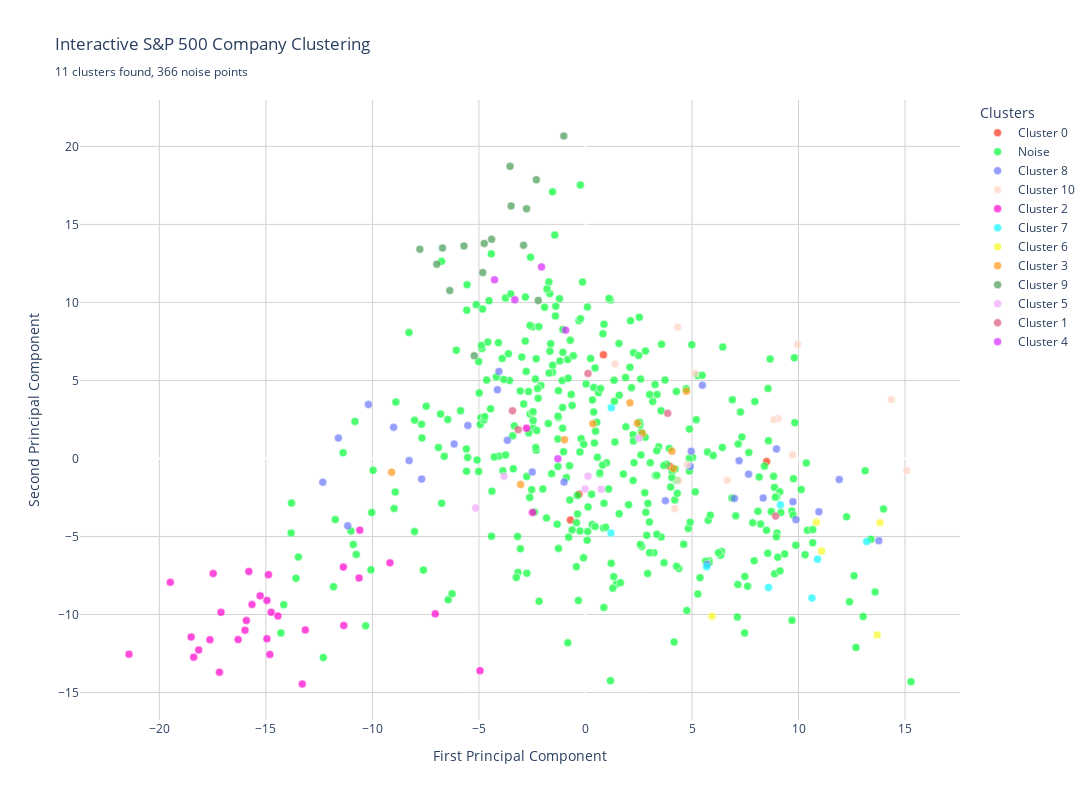

Write notebook code for a chart like this one.
### Code cell
import plotly.express as px
import plotly.graph_objects as go

# Use the 2D PCA projection from before (or recreate if needed)
if 'embeddings_2d' not in locals():
    pca_2d = PCA(n_components=2, random_state=42)
    embeddings_2d = pca_2d.fit_transform(embeddings_scaled)

# Add 2D coordinates to dataframe
df_ready['PC1'] = embeddings_2d[:, 0]
df_ready['PC2'] = embeddings_2d[:, 1]

# Create hover text with company info
df_ready['hover_text'] = (
    df_ready['Security'] + ' (' + df_ready['Symbol'] + ')' +
    '<br>Cluster: ' + df_ready['Cluster'].astype(str)
)

# Convert cluster to string for better color mapping
df_ready['Cluster_Label'] = df_ready['Cluster'].apply(
    lambda x: 'Noise' if x == -1 else f'Cluster {x}'
)

# Create interactive scatter plot
fig = px.scatter(
    df_ready,
    x='PC1',
    y='PC2',
    color='Cluster_Label',
    hover_name='Security',
    hover_data={
        'Symbol': True,
        'Cluster': True,
        'PC1': False,
        'PC2': False,
        'Cluster_Label': False
    },
    title=f'Interactive S&P 500 Company Clustering<br><sub>{n_clusters} clusters found, {n_noise} noise points</sub>',
    labels={'PC1': 'First Principal Component', 'PC2': 'Second Principal Component'},
    color_discrete_sequence=px.colors.qualitative.Light24,
    width=1200,
    height=800
)

# Customize markers
fig.update_traces(
    marker=dict(size=8, line=dict(width=0.5, color='white')),
    opacity=0.7
)

# Update layout
fig.update_layout(
    hovermode='closest',
    plot_bgcolor='white',
    legend_title_text='Clusters',
    font=dict(size=12),
    xaxis=dict(showgrid=True, gridcolor='lightgray'),
    yaxis=dict(showgrid=True, gridcolor='lightgray')
)

# Show the plot
fig.show()

# Optional: Save as HTML for sharing
fig.write_html("sp500_clustering_interactive.html")
print("✅ Saved interactive plot to sp500_clustering_interactive.html")

### Figure 1 — Plotly figure (JSON) as saved in the notebook; plotly's stock layout.template omitted (floating-point values rounded to 4 significant figures; data arrays with more than 128 entries replaced by an {"elided": "..."} marker saying what was removed)
{"data": [{"customdata": [["MMM", 0, "Cluster 0"], ["MLM", 0, "Cluster 0"], ["MHK", 0, "Cluster 0"], ["MOS", 0, "Cluster 0"], ["MSCI", 0, "Cluster 0"]], "hovertemplate": "<b>%{hovertext}</b><br><br>Symbol=%{customdata[0]}<br>Cluster=%{customdata[1]}<extra></extra>", "hovertext": ["3M", "Martin Marietta Materials", "Mohawk Industries", "Mosaic Company (The)", "MSCI Inc."], "legendgroup": "Cluster 0", "marker": {"color": "#FD3216", "line": {"color": "white", "width": 0.5}, "size": 8, "symbol": "circle"}, "mode": "markers", "name": "Cluster 0", "opacity": 0.7, "orientation": "v", "showlegend": true, "type": "scatter", "x": [8.504, -0.7045, 3.949, -0.3027, 0.8422], "xaxis": "x", "y": [-0.2014, -3.943, -0.5031, -2.29, 6.643], "yaxis": "y"}, {"customdata": {"elided": "366x3 mixed values"}, "hovertemplate": "<b>%{hovertext}</b><br><br>Symbol=%{customdata[0]}<br>Cluster=%{customdata[1]}<extra></extra>", "hovertext": {"elided": "366 str values"}, "legendgroup": "Noise", "marker": {"color": "#00FE35", "line": {"color": "white", "width": 0.5}, "size": 8, "symbol": "circle"}, "mode": "markers", "name": "Noise", "opacity": 0.7, "orientation": "v", "showlegend": true, "type": "scatter", "x": {"elided": "366 float values"}, "xaxis": "x", "y": {"elided": "366 float values"}, "yaxis": "y"}, {"customdata": [["ABT", 8, "Cluster 8"], ["AMT", 8, "Cluster 8"], ["BAX", 8, "Cluster 8"], ["BDX", 8, "Cluster 8"], ["TECH", 8, "Cluster 8"], ["BIIB", 8, "Cluster 8"], ["COO", 8, "Cluster 8"], ["CSGP", 8, "Cluster 8"], ["CCI", 8, "Cluster 8"], ["EQR", 8, "Cluster 8"], ["ESS", 8, "Cluster 8"], ["EXR", 8, "Cluster 8"], ["FRT", 8, "Cluster 8"], ["HST", 8, "Cluster 8"], ["ISRG", 8, "Cluster 8"], ["IQV", 8, "Cluster 8"], ["LH", 8, "Cluster 8"], ["MRK", 8, "Cluster 8"], ["MRNA", 8, "Cluster 8"], ["PSA", 8, "Cluster 8"], ["DGX", 8, "Cluster 8"], ["O", 8, "Cluster 8"], ["REG", 8, "Cluster 8"], ["REGN", 8, "Cluster 8"], ["RVTY", 8, "Cluster 8"], ["UDR", 8, "Cluster 8"], ["VTR", 8, "Cluster 8"], ["VRTX", 8, "Cluster 8"], ["WELL", 8, "Cluster 8"]], "hovertemplate": "<b>%{hovertext}</b><br><br>Symbol=%{customdata[0]}<br>Cluster=%{customdata[1]}<extra></extra>", "hovertext": ["Abbott Laboratories", "American Tower", "Baxter International", "Becton Dickinson", "Bio-Techne", "Biogen", "Cooper Companies (The)", "CoStar Group", "Crown Castle", "Equity Residential", "Essex Property Trust", "Extra Space Storage", "Federal Realty Investment Trust", "Host Hotels & Resorts", "Intuitive Surgical", "IQVIA", "Labcorp", "Merck & Co.", "Moderna", "Public Storage", "Quest Diagnostics", "Realty Income", "Regency Centers", "Regeneron Pharmaceuticals", "Revvity", "UDR, Inc.", "Ventas", "Vertex Pharmaceuticals", "Welltower"], "legendgroup": "Cluster 8", "marker": {"color": "#6A76FC", "line": {"color": "white", "width": 0.5}, "size": 8, "symbol": "circle"}, "mode": "markers", "name": "Cluster 8", "opacity": 0.7, "orientation": "v", "showlegend": true, "type": "scatter", "x": [11.91, -2.499, 7.212, 9.88, 10.96, 9.74, 4.917, -4.134, -5.52, -12.33, -11.16, -7.689, -10.19, -4.061, 13.77, 7.656, 5.486, 4.961, 8.965, -6.164, 6.991, -9.005, -11.6, 3.751, 5.708, -8.277, -1.004, 8.341, -3.666], "xaxis": "x", "y": [-1.348, -0.868, -0.146, -3.921, -3.415, -2.773, -0.5117, 4.402, 2.115, -1.517, -4.318, -1.323, 3.458, 5.578, -5.268, -1.004, 4.691, 0.4588, 0.604, 0.9318, -2.566, 1.997, 1.309, -2.71, -6.79, -0.1344, -1.514, -2.534, 1.16], "yaxis": "y"}, {"customdata": [["ADBE", 10, "Cluster 10"], ["GOOGL", 10, "Cluster 10"], ["GOOG", 10, "Cluster 10"], ["AMZN", 10, "Cluster 10"], ["AAPL", 10, "Cluster 10"], ["FFIV", 10, "Cluster 10"], ["FDS", 10, "Cluster 10"], ["FIS", 10, "Cluster 10"], ["FI", 10, "Cluster 10"], ["NTAP", 10, "Cluster 10"], ["CRM", 10, "Cluster 10"], ["NOW", 10, "Cluster 10"], ["SYF", 10, "Cluster 10"], ["WDAY", 10, "Cluster 10"]], "hovertemplate": "<b>%{hovertext}</b><br><br>Symbol=%{customdata[0]}<br>Cluster=%{customdata[1]}<extra></extra>", "hovertext": ["Adobe Inc.", "Alphabet Inc. (Class A)", "Alphabet Inc. (Class C)", "Amazon", "Apple Inc.", "F5, Inc.", "FactSet", "Fidelity National Information Services", "Fiserv", "NetApp", "Salesforce", "ServiceNow", "Synchrony Financial", "Workday, Inc."], "legendgroup": "Cluster 10", "marker": {"color": "#FED4C4", "line": {"color": "white", "width": 0.5}, "size": 8, "symbol": "circle"}, "mode": "markers", "name": "Cluster 10", "opacity": 0.7, "orientation": "v", "showlegend": true, "type": "scatter", "x": [15.08, 9.95, 9.954, 9.043, 14.35, 8.848, 4.772, 4.331, 5.136, 4.187, 9.722, 4.373, 1.395, 6.65], "xaxis": "x", "y": [-0.7753, 7.306, 7.309, 2.557, 3.765, 2.49, -0.3934, 8.416, 5.46, -3.216, 0.2328, -1.422, 6.06, -1.404], "yaxis": "y"}, {"customdata": [["AES", 2, "Cluster 2"], ["LNT", 2, "Cluster 2"], ["AEE", 2, "Cluster 2"], ["AEP", 2, "Cluster 2"], ["AWK", 2, "Cluster 2"], ["ATO", 2, "Cluster 2"], ["BKR", 2, "Cluster 2"], ["CNP", 2, "Cluster 2"], ["CMS", 2, "Cluster 2"], ["COP", 2, "Cluster 2"], ["ED", 2, "Cluster 2"], ["CEG", 2, "Cluster 2"], ["CTRA", 2, "Cluster 2"], ["DVN", 2, "Cluster 2"], ["D", 2, "Cluster 2"], ["DTE", 2, "Cluster 2"], ["DUK", 2, "Cluster 2"], ["EIX", 2, "Cluster 2"], ["EMR", 2, "Cluster 2"], ["ETR", 2, "Cluster 2"], ["EOG", 2, "Cluster 2"], ["EVRG", 2, "Cluster 2"], ["ES", 2, "Cluster 2"], ["EXC", 2, "Cluster 2"], ["EXE", 2, "Cluster 2"], ["FE", 2, "Cluster 2"], ["NEE", 2, "Cluster 2"], ["NRG", 2, "Cluster 2"], ["OXY", 2, "Cluster 2"], ["SLB", 2, "Cluster 2"], ["WEC", 2, "Cluster 2"], ["XEL", 2, "Cluster 2"]], "hovertemplate": "<b>%{hovertext}</b><br><br>Symbol=%{customdata[0]}<br>Cluster=%{customdata[1]}<extra></extra>", "hovertext": ["AES Corporation", "Alliant Energy", "Ameren", "American Electric Power", "American Water Works", "Atmos Energy", "Baker Hughes", "CenterPoint Energy", "CMS Energy", "ConocoPhillips", "Consolidated Edison", "Constellation Energy", "Coterra", "Devon Energy", "Dominion Energy", "DTE Energy", "Duke Energy", "Edison International", "Emerson Electric", "Entergy", "EOG Resources", "Evergy", "Eversource Energy", "Exelon", "Expand Energy", "FirstEnergy", "NextEra Energy", "NRG Energy", "Occidental Petroleum", "Schlumberger", "WEC Energy Group", "Xcel Energy"], "legendgroup": "Cluster 2", "marker": {"color": "#FE00CE", "line": {"color": "white", "width": 0.5}, "size": 8, "symbol": "circle"}, "mode": "markers", "name": "Cluster 2", "opacity": 0.7, "orientation": "v", "showlegend": true, "type": "scatter", "x": [-7.052, -10.63, -15.8, -14.95, -9.176, -17.18, -2.486, -17.11, -15.98, -10.59, -14.88, -15.65, -14.81, -14.95, -15.27, -13.29, -17.47, -11.35, -4.949, -18.15, -14.44, -18.39, -16.3, -14.75, -21.43, -19.49, -15.92, -18.51, -11.37, -2.769, -13.15, -17.63], "xaxis": "x", "y": [-9.958, -7.661, -7.24, -9.097, -6.686, -13.7, -3.461, -9.863, -11.01, -4.593, -7.446, -9.361, -12.56, -11.56, -8.805, -14.45, -7.372, -10.7, -13.6, -12.28, -10.09, -12.73, -11.61, -9.858, -12.54, -7.936, -10.39, -11.44, -6.963, 1.943, -10.99, -11.62], "yaxis": "y"}, {"customdata": [["ALGN", 7, "Cluster 7"], ["TDY", 7, "Cluster 7"], ["TXN", 7, "Cluster 7"], ["TXT", 7, "Cluster 7"], ["TJX", 7, "Cluster 7"], ["TTD", 7, "Cluster 7"], ["TRMB", 7, "Cluster 7"], ["TYL", 7, "Cluster 7"]], "hovertemplate": "<b>%{hovertext}</b><br><br>Symbol=%{customdata[0]}<br>Cluster=%{customdata[1]}<extra></extra>", "hovertext": ["Align Technology", "Teledyne Technologies", "Texas Instruments", "Textron", "TJX Companies", "Trade Desk (The)", "Trimble Inc.", "Tyler Technologies"], "legendgroup": "Cluster 7", "marker": {"color": "#0DF9FF", "line": {"color": "white", "width": 0.5}, "size": 8, "symbol": "circle"}, "mode": "markers", "name": "Cluster 7", "opacity": 0.7, "orientation": "v", "showlegend": true, "type": "scatter", "x": [13.2, 8.59, 10.63, 1.197, 1.211, 9.15, 10.89, 5.685], "xaxis": "x", "y": [-5.326, -8.262, -8.947, -4.773, 3.243, -2.967, -6.456, -6.941], "yaxis": "y"}, {"customdata": [["AMAT", 6, "Cluster 6"], ["KLAC", 6, "Cluster 6"], ["MCHP", 6, "Cluster 6"], ["ON", 6, "Cluster 6"], ["SMCI", 6, "Cluster 6"]], "hovertemplate": "<b>%{hovertext}</b><br><br>Symbol=%{customdata[0]}<br>Cluster=%{customdata[1]}<extra></extra>", "hovertext": ["Applied Materials", "KLA Corporation", "Microchip Technology", "ON Semiconductor", "Supermicro"], "legendgroup": "Cluster 6", "marker": {"color": "#F6F926", "line": {"color": "white", "width": 0.5}, "size": 8, "symbol": "circle"}, "mode": "markers", "name": "Cluster 6", "opacity": 0.7, "orientation": "v", "showlegend": true, "type": "scatter", "x": [13.69, 11.08, 13.82, 5.938, 10.83], "xaxis": "x", "y": [-11.31, -5.927, -4.116, -10.12, -4.092], "yaxis": "y"}, {"customdata": [["BALL", 3, "Cluster 3"], ["CPB", 3, "Cluster 3"], ["HAS", 3, "Cluster 3"], ["HSY", 3, "Cluster 3"], ["HRL", 3, "Cluster 3"], ["KDP", 3, "Cluster 3"], ["MKC", 3, "Cluster 3"], ["PEP", 3, "Cluster 3"], ["PSX", 3, "Cluster 3"], ["SJM", 3, "Cluster 3"]], "hovertemplate": "<b>%{hovertext}</b><br><br>Symbol=%{customdata[0]}<br>Cluster=%{customdata[1]}<extra></extra>", "hovertext": ["Ball Corporation", "Campbell's Company (The)", "Hasbro", "Hershey Company (The)", "Hormel Foods", "Keurig Dr Pepper", "McCormick & Company", "PepsiCo", "Phillips 66", "J.M. Smucker Company (The)"], "legendgroup": "Cluster 3", "marker": {"color": "#FF9616", "line": {"color": "white", "width": 0.5}, "size": 8, "symbol": "circle"}, "mode": "markers", "name": "Cluster 3", "opacity": 0.7, "orientation": "v", "showlegend": true, "type": "scatter", "x": [2.675, 2.434, 4.736, 0.3462, 4.13, -3.044, 4.059, -0.9805, -9.099, 2.089], "xaxis": "x", "y": [1.603, 2.264, 4.307, 2.223, -0.6427, -1.673, 0.4667, 1.201, -0.89, 3.569], "yaxis": "y"}, {"customdata": [["BAC", 9, "Cluster 9"], ["BK", 9, "Cluster 9"], ["SCHW", 9, "Cluster 9"], ["CINF", 9, "Cluster 9"], ["CFG", 9, "Cluster 9"], ["FITB", 9, "Cluster 9"], ["HBAN", 9, "Cluster 9"], ["JPM", 9, "Cluster 9"], ["KEY", 9, "Cluster 9"], ["MTB", 9, "Cluster 9"], ["MS", 9, "Cluster 9"], ["PGR", 9, "Cluster 9"], ["RJF", 9, "Cluster 9"], ["STT", 9, "Cluster 9"], ["USB", 9, "Cluster 9"], ["WFC", 9, "Cluster 9"]], "hovertemplate": "<b>%{hovertext}</b><br><br>Symbol=%{customdata[0]}<br>Cluster=%{customdata[1]}<extra></extra>", "hovertext": ["Bank of America", "BNY Mellon", "Charles Schwab Corporation", "Cincinnati Financial", "Citizens Financial Group", "Fifth Third Bancorp", "Huntington Bancshares", "JPMorgan Chase", "KeyCorp", "M&T Bank", "Morgan Stanley", "Progressive Corporation", "Raymond James Financial", "State Street Corporation", "U.S. Bancorp", "Wells Fargo"], "legendgroup": "Cluster 9", "marker": {"color": "#479B55", "line": {"color": "white", "width": 0.5}, "size": 8, "symbol": "circle"}, "mode": "markers", "name": "Cluster 9", "opacity": 0.7, "orientation": "v", "showlegend": true, "type": "scatter", "x": [-1.017, -2.306, -2.908, -6.368, -6.711, -4.408, -4.822, -3.54, -6.979, -7.775, -3.491, -5.222, -2.216, -5.706, -4.751, -2.766], "xaxis": "x", "y": [20.66, 17.86, 13.67, 10.76, 13.49, 14.04, 11.91, 18.72, 12.45, 13.41, 16.18, 6.582, 10.13, 13.62, 13.78, 16.0], "yaxis": "y"}, {"customdata": [["CHD", 5, "Cluster 5"], ["CLX", 5, "Cluster 5"], ["CPRT", 5, "Cluster 5"], ["POOL", 5, "Cluster 5"], ["PLD", 5, "Cluster 5"], ["SHW", 5, "Cluster 5"]], "hovertemplate": "<b>%{hovertext}</b><br><br>Symbol=%{customdata[0]}<br>Cluster=%{customdata[1]}<extra></extra>", "hovertext": ["Church & Dwight", "Clorox", "Copart", "Pool Corporation", "Prologis", "Sherwin-Williams"], "legendgroup": "Cluster 5", "marker": {"color": "#EEA6FB", "line": {"color": "white", "width": 0.5}, "size": 8, "symbol": "circle"}, "mode": "markers", "name": "Cluster 5", "opacity": 0.7, "orientation": "v", "showlegend": true, "type": "scatter", "x": [-0.01362, 2.51, 0.1175, -5.153, -3.822, 0.7434], "xaxis": "x", "y": [-1.962, 1.297, -1.132, -3.177, -1.135, -1.973], "yaxis": "y"}, {"customdata": [["DRI", 1, "Cluster 1"], ["DPZ", 1, "Cluster 1"], ["GEN", 1, "Cluster 1"], ["GDDY", 1, "Cluster 1"], ["ROST", 1, "Cluster 1"]], "hovertemplate": "<b>%{hovertext}</b><br><br>Symbol=%{customdata[0]}<br>Cluster=%{customdata[1]}<extra></extra>", "hovertext": ["Darden Restaurants", "Domino's", "Gen Digital", "GoDaddy", "Ross Stores"], "legendgroup": "Cluster 1", "marker": {"color": "#DC587D", "line": {"color": "white", "width": 0.5}, "size": 8, "symbol": "circle"}, "mode": "markers", "name": "Cluster 1", "opacity": 0.7, "orientation": "v", "showlegend": true, "type": "scatter", "x": [-3.157, 0.1173, 8.925, 3.858, -3.427], "xaxis": "x", "y": [1.844, 5.443, -3.693, 2.892, 3.057], "yaxis": "y"}, {"customdata": [["IPG", 4, "Cluster 4"], ["PPG", 4, "Cluster 4"], ["PFG", 4, "Cluster 4"], ["PRU", 4, "Cluster 4"], ["TROW", 4, "Cluster 4"]], "hovertemplate": "<b>%{hovertext}</b><br><br>Symbol=%{customdata[0]}<br>Cluster=%{customdata[1]}<extra></extra>", "hovertext": ["Interpublic Group of Companies (The)", "PPG Industries", "Principal Financial Group", "Prudential Financial", "T. Rowe Price"], "legendgroup": "Cluster 4", "marker": {"color": "#D626FF", "line": {"color": "white", "width": 0.5}, "size": 8, "symbol": "circle"}, "mode": "markers", "name": "Cluster 4", "opacity": 0.7, "orientation": "v", "showlegend": true, "type": "scatter", "x": [-0.9294, -1.295, -2.061, -4.269, -3.316], "xaxis": "x", "y": [8.222, -0.02031, 12.28, 11.45, 10.17], "yaxis": "y"}], "layout": {"font": {"size": 12}, "height": 800, "hovermode": "closest", "legend": {"title": {"text": "Clusters"}, "tracegroupgap": 0}, "plot_bgcolor": "white", "title": {"text": "Interactive S&P 500 Company Clustering<br><sub>11 clusters found, 366 noise points</sub>"}, "width": 1200, "xaxis": {"anchor": "y", "domain": [0, 1], "gridcolor": "lightgray", "showgrid": true, "title": {"text": "First Principal Component"}}, "yaxis": {"anchor": "x", "domain": [0, 1], "gridcolor": "lightgray", "showgrid": true, "title": {"text": "Second Principal Component"}}}}
